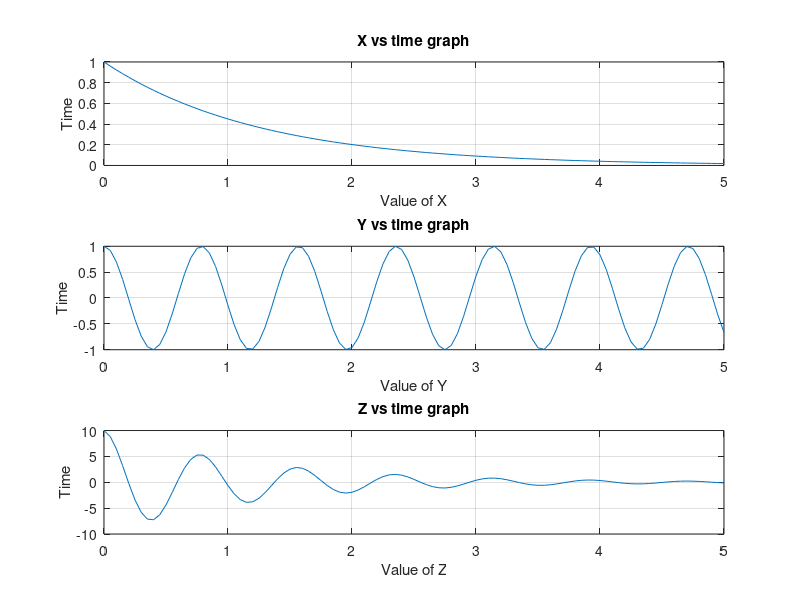

The MATLAB source for this figure:
clc;
clear;
close all;

%{
Define vectors to represent the functions x(t) = exp(-0.8t) , y(t) = cos(8t) and
z(t)= 10x(t)*y(t) = 10exp(-0.8t)*cos(8t) . Use values of t ranging from 0 to 5.0 at
intervals of 0.05. Use subplot plot x, y and z vs t.
%}

t=0:0.05:5;
x= exp(-0.8.*t);
y= cos(8.*t);
z= 10.*x.*y;

subplot(3, 1, 1);
plot(t, x);
title('X vs time graph');
xlabel('Value of X');
ylabel('Time');
grid on;
subplot(3, 1, 2);
plot(t, y);
title('Y vs time graph');
xlabel('Value of Y');
ylabel('Time');
grid on;
subplot(3, 1, 3);
plot(t, z);
title('Z vs time graph');
xlabel('Value of Z');
ylabel('Time');
grid on;